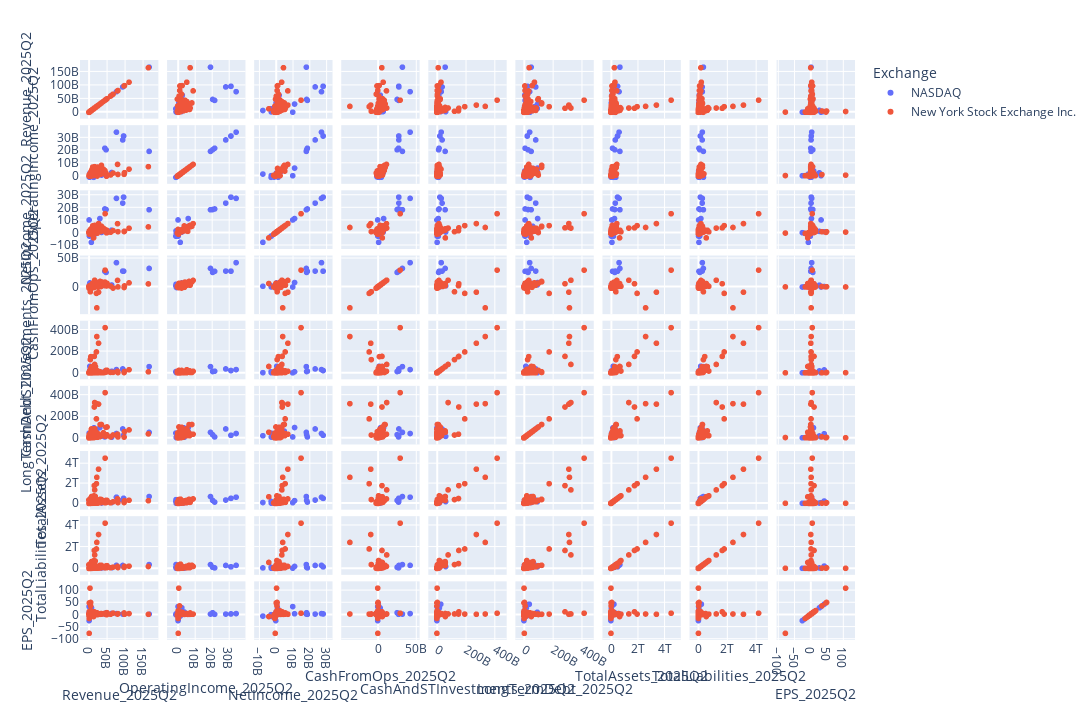

Write notebook code for a chart like this one.
### Code cell
quarter = '2025Q2'
columns = [f'Revenue_{quarter}',
           f'OperatingIncome_{quarter}',
           f'NetIncome_{quarter}',
           f'CashFromOps_{quarter}',
           f'CashAndSTInvestments_{quarter}',
           f'LongTermDebt_{quarter}',
           f'TotalAssets_{quarter}',
           f'TotalLiabilities_{quarter}',
           f'EPS_{quarter}'
          ]

fig = px.scatter_matrix(
    dataset,
    dimensions=columns,
    color='Exchange',
    width=1280, height=720
)
fig.show()

### Figure 1 — Plotly figure (JSON) as saved in the notebook; plotly's stock layout.template omitted (floating-point values rounded to 4 significant figures; data arrays with more than 128 entries replaced by an {"elided": "..."} marker saying what was removed)
{"data": [{"dimensions": [{"axis": {"matches": true}, "label": "Revenue_2025Q2", "values": {"elided": "1131 float values"}}, {"axis": {"matches": true}, "label": "OperatingIncome_2025Q2", "values": {"elided": "1131 float values"}}, {"axis": {"matches": true}, "label": "NetIncome_2025Q2", "values": {"elided": "1131 float values"}}, {"axis": {"matches": true}, "label": "CashFromOps_2025Q2", "values": {"elided": "1131 float values"}}, {"axis": {"matches": true}, "label": "CashAndSTInvestments_2025Q2", "values": {"elided": "1131 float values"}}, {"axis": {"matches": true}, "label": "LongTermDebt_2025Q2", "values": {"elided": "1131 float values"}}, {"axis": {"matches": true}, "label": "TotalAssets_2025Q2", "values": {"elided": "1131 float values"}}, {"axis": {"matches": true}, "label": "TotalLiabilities_2025Q2", "values": {"elided": "1131 float values"}}, {"axis": {"matches": true}, "label": "EPS_2025Q2", "values": {"elided": "1131 float values"}}], "hovertemplate": "Exchange=NASDAQ<br>%{xaxis.title.text}=%{x}<br>%{yaxis.title.text}=%{y}<extra></extra>", "legendgroup": "NASDAQ", "marker": {"color": "#636efa", "symbol": "circle"}, "name": "NASDAQ", "showlegend": true, "type": "splom"}, {"dimensions": [{"axis": {"matches": true}, "label": "Revenue_2025Q2", "values": {"elided": "1290 float values"}}, {"axis": {"matches": true}, "label": "OperatingIncome_2025Q2", "values": {"elided": "1290 float values"}}, {"axis": {"matches": true}, "label": "NetIncome_2025Q2", "values": {"elided": "1290 float values"}}, {"axis": {"matches": true}, "label": "CashFromOps_2025Q2", "values": {"elided": "1290 float values"}}, {"axis": {"matches": true}, "label": "CashAndSTInvestments_2025Q2", "values": {"elided": "1290 float values"}}, {"axis": {"matches": true}, "label": "LongTermDebt_2025Q2", "values": {"elided": "1290 float values"}}, {"axis": {"matches": true}, "label": "TotalAssets_2025Q2", "values": {"elided": "1290 float values"}}, {"axis": {"matches": true}, "label": "TotalLiabilities_2025Q2", "values": {"elided": "1290 float values"}}, {"axis": {"matches": true}, "label": "EPS_2025Q2", "values": {"elided": "1290 float values"}}], "hovertemplate": "Exchange=New York Stock Exchange Inc.<br>%{xaxis.title.text}=%{x}<br>%{yaxis.title.text}=%{y}<extra></extra>", "legendgroup": "New York Stock Exchange Inc.", "marker": {"color": "#EF553B", "symbol": "circle"}, "name": "New York Stock Exchange Inc.", "showlegend": true, "type": "splom"}], "layout": {"dragmode": "select", "height": 720, "legend": {"title": {"text": "Exchange"}, "tracegroupgap": 0}, "margin": {"t": 60}, "width": 1280}}
